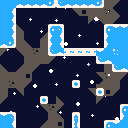

This is a level from a 2D game, rendered from its Tiled map with the project's own tilesets. A one-line summary and the complete map file follow:
An orthogonal 16x16 tile map with 8x8 px tiles, 2 tile layers (BgLayer, MainLayer), 2 tilesets, 1 image layer and 28 objects (19x Spikes, 3x Balloon, 2x Tree, Grass, ChestKey, ...).

<map version="1.10" tiledversion="1.10.2" orientation="orthogonal" renderorder="right-down" width="16" height="16" tilewidth="8" tileheight="8" infinite="0" nextlayerid="7" nextobjectid="31">
 <tileset firstgid="1" name="spritemap" tilewidth="8" tileheight="8" tilecount="176" columns="16">
  <image source="spritemap.png" width="128" height="88" />
 </tileset>
 <tileset firstgid="177" name="balloon" tilewidth="8" tileheight="16" tilecount="4" columns="4">
  <image source="balloon.png" width="32" height="16" />
 </tileset>
 <imagelayer id="5" name="Bg">
  <image source="bg.png" width="128" height="128" />
 </imagelayer>
 <layer id="1" name="BgLayer" width="16" height="16">
  <data encoding="csv">
0,0,0,0,0,0,0,0,0,0,0,0,0,41,42,0,
0,0,0,0,0,0,0,0,0,43,17,41,41,57,58,0,
0,0,0,0,0,0,0,0,0,0,0,42,43,41,42,0,
0,0,58,0,0,0,0,0,0,0,0,0,0,0,0,0,
0,0,41,0,0,59,0,0,0,0,0,0,0,0,0,0,
0,0,41,58,0,41,0,0,0,0,0,0,0,0,0,0,
42,0,43,41,57,41,0,0,0,0,0,0,0,0,0,0,
0,0,0,41,41,41,42,0,0,0,0,0,0,0,0,0,
58,0,59,41,42,0,0,0,0,0,0,0,0,41,0,0,
41,41,41,17,0,0,0,0,0,0,0,0,43,57,41,42,
41,57,41,42,0,0,0,0,0,0,0,0,105,41,41,0,
41,0,43,0,0,0,0,0,0,0,0,43,0,17,42,0,
42,0,0,0,0,0,0,58,0,0,0,0,42,0,0,0,
0,0,0,0,0,43,57,42,0,0,0,0,0,0,0,0,
0,0,0,0,0,0,41,58,0,0,0,0,0,0,0,0,
0,0,0,0,0,59,41,17,0,0,0,0,0,0,0,0
</data>
 </layer>
 <layer id="2" name="MainLayer" width="16" height="16">
  <data encoding="csv">
38,38,51,51,51,51,52,50,51,51,51,51,52,0,0,0,
38,39,0,0,0,0,0,0,0,0,0,0,0,0,0,0,
38,39,0,0,0,0,0,0,0,0,0,0,0,0,0,0,
38,39,0,0,0,0,34,36,0,0,0,0,0,34,35,35,
38,39,0,0,0,0,37,39,0,0,0,0,0,37,38,38,
51,52,0,0,0,0,37,39,0,0,0,0,0,37,38,38,
0,0,0,0,0,0,50,51,54,54,54,54,35,38,73,38,
0,0,0,0,0,0,0,0,0,0,0,0,50,51,38,38,
0,0,0,0,0,0,0,0,0,0,0,0,0,0,50,51,
0,0,0,0,0,0,0,0,0,0,0,0,0,0,0,0,
0,0,0,0,0,0,0,0,0,33,0,0,0,0,0,0,
0,0,0,0,0,0,0,0,0,0,0,0,33,0,0,0,
0,0,0,0,0,33,0,0,0,0,0,0,0,0,0,0,
0,0,0,0,0,0,0,0,0,0,0,0,0,0,0,34,
35,36,0,0,0,0,0,0,0,40,0,0,0,0,0,37,
38,39,0,0,0,0,0,0,0,49,0,0,0,34,35,38
</data>
 </layer>
 <objectgroup id="4" name="ObjectLayerNonInteractable">
  <object id="1" name="Grass" gid="64" x="8" y="112" width="8" height="8" />
  <object id="2" name="Tree" gid="61" x="120" y="104" width="8" height="8" />
  <object id="3" name="Tree" gid="45" x="120" y="96" width="8" height="8" />
 </objectgroup>
 <objectgroup id="6" name="Strawberry">
  <object id="29" name="ChestKey" type="ChestKey" gid="9" x="40" y="120" width="8" height="8" />
  <object id="30" name="Chest" type="Chest" gid="21" x="108" y="120" width="8" height="8" />
 </objectgroup>
 <objectgroup id="3" name="ObjectLayerInteractable">
  <object id="5" name="Spikes" type="Spikes" gid="18" x="40" y="96" width="8" height="8" />
  <object id="6" name="Spikes" type="Spikes" gid="18" x="72" y="80" width="8" height="8" />
  <object id="7" name="Spikes" type="Spikes" gid="18" x="72" y="112" width="8" height="8" />
  <object id="8" name="Spikes" type="Spikes" gid="18" x="48" y="24" width="8" height="8" />
  <object id="9" name="Spikes" type="Spikes" gid="18" x="56" y="24" width="8" height="8" />
  <object id="10" name="Spikes" type="Spikes" gid="18" x="64" y="48" width="8" height="8" />
  <object id="11" name="Spikes" type="Spikes" gid="18" x="72" y="48" width="8" height="8" />
  <object id="12" name="Spikes" type="Spikes" gid="18" x="80" y="48" width="8" height="8" />
  <object id="13" name="Spikes" type="Spikes" gid="18" x="88" y="48" width="8" height="8" />
  <object id="14" name="Spikes" type="Spikes" gid="18" x="96" y="48" width="8" height="8" />
  <object id="15" name="Spikes" type="Spikes" gid="44" x="16" y="120" width="8" height="8" />
  <object id="16" name="Spikes" type="Spikes" gid="44" x="16" y="128" width="8" height="8" />
  <object id="17" name="Spikes" type="Spikes" gid="44" x="48" y="104" width="8" height="8" />
  <object id="18" name="Spikes" type="Spikes" gid="44" x="80" y="88" width="8" height="8" />
  <object id="19" name="Spikes" type="Spikes" gid="60" x="64" y="88" width="8" height="8" />
  <object id="20" name="Spikes" type="Spikes" gid="60" x="32" y="104" width="8" height="8" />
  <object id="21" name="Spikes" type="Spikes" gid="60" x="64" y="120" width="8" height="8" />
  <object id="22" name="Spikes" type="Spikes" gid="60" x="64" y="128" width="8" height="8" />
  <object id="23" name="Spikes" type="Spikes" gid="28" x="72" y="96" width="8" height="8" />
  <object id="24" name="Balloon" type="Balloon" gid="178" x="8" y="75" width="8" height="16" />
  <object id="25" name="Balloon" type="Balloon" gid="178" x="32" y="24" width="8" height="16" />
  <object id="26" name="Balloon" type="Balloon" gid="178" x="80" y="48" width="8" height="16" />
  <object id="27" name="Player" type="Player" gid="2" x="0" y="112" width="8" height="8" />
 </objectgroup>
</map>